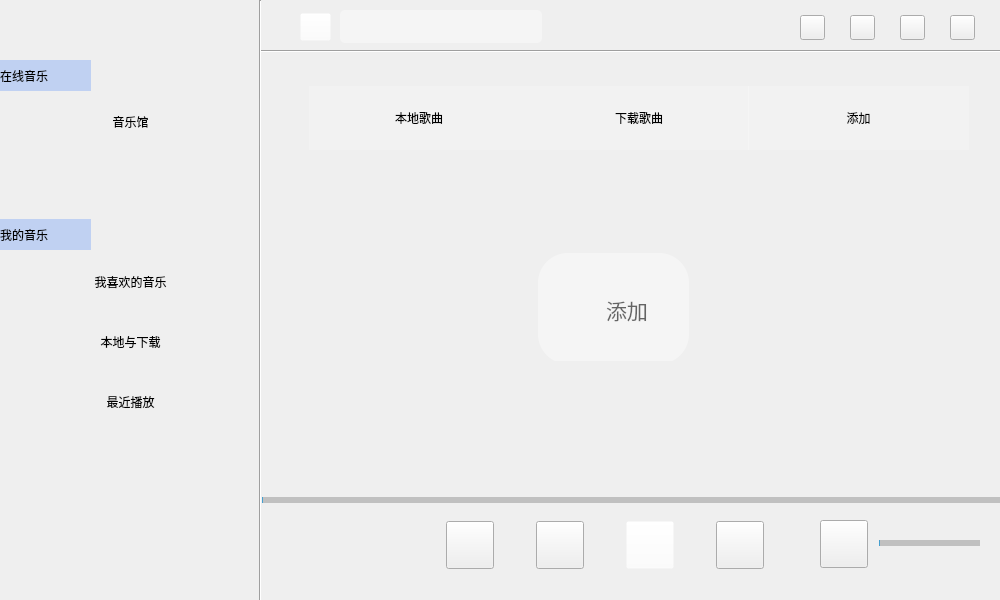
<?xml version="1.0" encoding="UTF-8"?>
<ui version="4.0">
 <class>music</class>
 <widget class="QWidget" name="music">
  <property name="geometry">
   <rect>
    <x>0</x>
    <y>0</y>
    <width>1000</width>
    <height>600</height>
   </rect>
  </property>
  <property name="minimumSize">
   <size>
    <width>1000</width>
    <height>600</height>
   </size>
  </property>
  <property name="maximumSize">
   <size>
    <width>1000</width>
    <height>600</height>
   </size>
  </property>
  <property name="windowTitle">
   <string>music</string>
  </property>
  <property name="styleSheet">
   <string notr="true"/>
  </property>
  <widget class="Line" name="line">
   <property name="geometry">
    <rect>
     <x>250</x>
     <y>0</y>
     <width>20</width>
     <height>601</height>
    </rect>
   </property>
   <property name="orientation">
    <enum>Qt::Vertical</enum>
   </property>
  </widget>
  <widget class="Line" name="line_2">
   <property name="geometry">
    <rect>
     <x>260</x>
     <y>41</y>
     <width>741</width>
     <height>21</height>
    </rect>
   </property>
   <property name="orientation">
    <enum>Qt::Horizontal</enum>
   </property>
  </widget>
  <widget class="QWidget" name="widget1" native="true">
   <property name="geometry">
    <rect>
     <x>400</x>
     <y>510</y>
     <width>471</width>
     <height>71</height>
    </rect>
   </property>
   <property name="styleSheet">
    <string notr="true"/>
   </property>
   <widget class="QPushButton" name="modeButton_2">
    <property name="geometry">
     <rect>
      <x>46</x>
      <y>11</y>
      <width>48</width>
      <height>48</height>
     </rect>
    </property>
    <property name="minimumSize">
     <size>
      <width>48</width>
      <height>48</height>
     </size>
    </property>
    <property name="maximumSize">
     <size>
      <width>48</width>
      <height>48</height>
     </size>
    </property>
    <property name="autoFillBackground">
     <bool>false</bool>
    </property>
    <property name="styleSheet">
     <string notr="true">
QPushButton{border-image: url(:/22.png);}



</string>
    </property>
    <property name="text">
     <string/>
    </property>
    <property name="checkable">
     <bool>true</bool>
    </property>
   </widget>
   <widget class="QPushButton" name="preButton">
    <property name="geometry">
     <rect>
      <x>136</x>
      <y>11</y>
      <width>48</width>
      <height>48</height>
     </rect>
    </property>
    <property name="minimumSize">
     <size>
      <width>48</width>
      <height>48</height>
     </size>
    </property>
    <property name="maximumSize">
     <size>
      <width>48</width>
      <height>48</height>
     </size>
    </property>
    <property name="autoFillBackground">
     <bool>false</bool>
    </property>
    <property name="styleSheet">
     <string notr="true">
QPushButton{border-image: url(:/5.png);}
QPushButton:hover{border-image: url(:/14.png);}</string>
    </property>
    <property name="text">
     <string/>
    </property>
   </widget>
   <widget class="QPushButton" name="playButton_4">
    <property name="geometry">
     <rect>
      <x>226</x>
      <y>11</y>
      <width>48</width>
      <height>48</height>
     </rect>
    </property>
    <property name="minimumSize">
     <size>
      <width>48</width>
      <height>48</height>
     </size>
    </property>
    <property name="maximumSize">
     <size>
      <width>48</width>
      <height>48</height>
     </size>
    </property>
    <property name="autoFillBackground">
     <bool>false</bool>
    </property>
    <property name="styleSheet">
     <string notr="true">
QPushButton{
border-image: url(:/1.png);
background-color: rgba(255, 255, 255, 0);
}
QPushButton:hover{
image: url(:/13.png);
background-color: rgba(255, 255, 255, 0);
}</string>
    </property>
    <property name="text">
     <string/>
    </property>
    <property name="checkable">
     <bool>true</bool>
    </property>
    <property name="checked">
     <bool>false</bool>
    </property>
   </widget>
   <widget class="QPushButton" name="nextButton_3">
    <property name="geometry">
     <rect>
      <x>316</x>
      <y>11</y>
      <width>48</width>
      <height>48</height>
     </rect>
    </property>
    <property name="minimumSize">
     <size>
      <width>48</width>
      <height>48</height>
     </size>
    </property>
    <property name="maximumSize">
     <size>
      <width>48</width>
      <height>48</height>
     </size>
    </property>
    <property name="autoFillBackground">
     <bool>false</bool>
    </property>
    <property name="styleSheet">
     <string notr="true">QPushButton{border-image: url(:/7.png);}
QPushButton:hover{border-image: url(:/15.png);}</string>
    </property>
    <property name="text">
     <string/>
    </property>
   </widget>
   <widget class="QPushButton" name="voice">
    <property name="geometry">
     <rect>
      <x>420</x>
      <y>10</y>
      <width>48</width>
      <height>48</height>
     </rect>
    </property>
    <property name="minimumSize">
     <size>
      <width>48</width>
      <height>48</height>
     </size>
    </property>
    <property name="maximumSize">
     <size>
      <width>48</width>
      <height>48</height>
     </size>
    </property>
    <property name="autoFillBackground">
     <bool>false</bool>
    </property>
    <property name="styleSheet">
     <string notr="true">QPushButton{border-image: url(:/52.png);}
QPushButton:hover{border-image: url(:/21.png);}
</string>
    </property>
    <property name="text">
     <string/>
    </property>
    <property name="checkable">
     <bool>true</bool>
    </property>
   </widget>
   <zorder>modeButton_2</zorder>
   <zorder>preButton</zorder>
   <zorder>nextButton_3</zorder>
   <zorder>voice</zorder>
   <zorder>playButton_4</zorder>
  </widget>
  <widget class="QPushButton" name="recentPlay">
   <property name="geometry">
    <rect>
     <x>0</x>
     <y>370</y>
     <width>261</width>
     <height>64</height>
    </rect>
   </property>
   <property name="minimumSize">
    <size>
     <width>0</width>
     <height>64</height>
    </size>
   </property>
   <property name="maximumSize">
    <size>
     <width>16777215</width>
     <height>64</height>
    </size>
   </property>
   <property name="styleSheet">
    <string notr="true">
QPushButton{
background-color: rgba(255, 255, 255, 5);
border-radius:15px;
font: 290 16pt &quot;微软雅黑 Light&quot;;
}

QPushButton:hover{background-color: rgba(177, 177, 177, 100);}

</string>
   </property>
   <property name="text">
    <string>最近播放</string>
   </property>
  </widget>
  <widget class="QPushButton" name="download">
   <property name="geometry">
    <rect>
     <x>0</x>
     <y>310</y>
     <width>261</width>
     <height>64</height>
    </rect>
   </property>
   <property name="minimumSize">
    <size>
     <width>0</width>
     <height>64</height>
    </size>
   </property>
   <property name="maximumSize">
    <size>
     <width>16777215</width>
     <height>64</height>
    </size>
   </property>
   <property name="styleSheet">
    <string notr="true">
QPushButton{
background-color: rgba(255, 255, 255, 5);
border-radius:15px;
font: 290 16pt &quot;微软雅黑 Light&quot;;
}

QPushButton:hover{background-color: rgba(177, 177, 177, 100);}

</string>
   </property>
   <property name="text">
    <string>本地与下载</string>
   </property>
  </widget>
  <widget class="QPushButton" name="loveMusic">
   <property name="geometry">
    <rect>
     <x>0</x>
     <y>250</y>
     <width>261</width>
     <height>64</height>
    </rect>
   </property>
   <property name="minimumSize">
    <size>
     <width>0</width>
     <height>64</height>
    </size>
   </property>
   <property name="maximumSize">
    <size>
     <width>16777215</width>
     <height>64</height>
    </size>
   </property>
   <property name="styleSheet">
    <string notr="true">
QPushButton{
background-color: rgba(255, 255, 255, 5);
border-radius:15px;
font: 290 16pt &quot;微软雅黑 Light&quot;;
}

QPushButton:hover{background-color: rgba(177, 177, 177, 100);}

</string>
   </property>
   <property name="text">
    <string>我喜欢的音乐</string>
   </property>
  </widget>
  <widget class="QLabel" name="lovePic">
   <property name="geometry">
    <rect>
     <x>10</x>
     <y>267</y>
     <width>31</width>
     <height>31</height>
    </rect>
   </property>
   <property name="styleSheet">
    <string notr="true">image: url(:/17.png);</string>
   </property>
   <property name="text">
    <string/>
   </property>
  </widget>
  <widget class="QLabel" name="downloadPic">
   <property name="geometry">
    <rect>
     <x>10</x>
     <y>330</y>
     <width>31</width>
     <height>31</height>
    </rect>
   </property>
   <property name="styleSheet">
    <string notr="true">image: url(:/18.png);</string>
   </property>
   <property name="text">
    <string/>
   </property>
  </widget>
  <widget class="QLabel" name="rencentPic">
   <property name="geometry">
    <rect>
     <x>10</x>
     <y>390</y>
     <width>31</width>
     <height>31</height>
    </rect>
   </property>
   <property name="styleSheet">
    <string notr="true">image: url(:/16.png);</string>
   </property>
   <property name="text">
    <string/>
   </property>
  </widget>
  <widget class="QLabel" name="backgroundPic">
   <property name="geometry">
    <rect>
     <x>0</x>
     <y>0</y>
     <width>1000</width>
     <height>600</height>
    </rect>
   </property>
   <property name="styleSheet">
    <string notr="true">border-image: url(:/49.png);</string>
   </property>
   <property name="text">
    <string/>
   </property>
  </widget>
  <widget class="playslider" name="playSlider">
   <property name="geometry">
    <rect>
     <x>262</x>
     <y>490</y>
     <width>750</width>
     <height>20</height>
    </rect>
   </property>
   <property name="styleSheet">
    <string notr="true">QSlider::handle:horizontal{
        border-radius:0px;
		width: 10px; 
	    background-color: rgba(255, 255, 255, 0);
        margin: -5px -5px -5px -5px;
} 

QSlider::handle:horizontal:hover{ 
		width:  15px; 
 		border-image:url(:/53.png);
        margin: -5px -5px -5px -5px;
} 
QSlider::groove:horizontal{ 
		height: 6px; 
		left: 0px; 
		right: 0px; 
		border:0px;
	    border-radius:6px;
		background:rgba(0,0,0,50);
 } 
QSlider::sub-page:horizontal{
	background-color: rgba(18, 146, 214, 180);
}
</string>
   </property>
   <property name="orientation">
    <enum>Qt::Horizontal</enum>
   </property>
  </widget>
  <widget class="QStackedWidget" name="stackedWidget">
   <property name="geometry">
    <rect>
     <x>269</x>
     <y>76</y>
     <width>731</width>
     <height>399</height>
    </rect>
   </property>
   <property name="styleSheet">
    <string notr="true">background-color: rgba(255, 255, 255, 0);</string>
   </property>
   <property name="currentIndex">
    <number>0</number>
   </property>
   <widget class="QWidget" name="downloadPage">
    <widget class="QPushButton" name="localSings">
     <property name="geometry">
      <rect>
       <x>40</x>
       <y>10</y>
       <width>220</width>
       <height>64</height>
      </rect>
     </property>
     <property name="minimumSize">
      <size>
       <width>0</width>
       <height>64</height>
      </size>
     </property>
     <property name="maximumSize">
      <size>
       <width>16777215</width>
       <height>64</height>
      </size>
     </property>
     <property name="styleSheet">
      <string notr="true">
QPushButton{
background-color: rgba(255, 255, 255, 50);
border-radius:0px;
font: 290 12pt &quot;微软雅黑 Light&quot;;
}

QPushButton:hover{background-color: rgba(177, 177, 177, 100);}

</string>
     </property>
     <property name="text">
      <string>本地歌曲</string>
     </property>
    </widget>
    <widget class="QPushButton" name="downloadedSings">
     <property name="geometry">
      <rect>
       <x>260</x>
       <y>10</y>
       <width>220</width>
       <height>64</height>
      </rect>
     </property>
     <property name="minimumSize">
      <size>
       <width>0</width>
       <height>64</height>
      </size>
     </property>
     <property name="maximumSize">
      <size>
       <width>16777215</width>
       <height>64</height>
      </size>
     </property>
     <property name="styleSheet">
      <string notr="true">
QPushButton{
background-color: rgba(255, 255, 255, 50);
border-radius:0px;
font: 290 12pt &quot;微软雅黑 Light&quot;;
}

QPushButton:hover{background-color: rgba(177, 177, 177, 100);}

</string>
     </property>
     <property name="text">
      <string>下载歌曲</string>
     </property>
    </widget>
    <widget class="QStackedWidget" name="stackedWidget_2">
     <property name="geometry">
      <rect>
       <x>0</x>
       <y>74</y>
       <width>731</width>
       <height>320</height>
      </rect>
     </property>
     <property name="currentIndex">
      <number>0</number>
     </property>
     <widget class="QWidget" name="page">
      <widget class="QWidget" name="widget_3" native="true">
       <property name="geometry">
        <rect>
         <x>259</x>
         <y>100</y>
         <width>161</width>
         <height>111</height>
        </rect>
       </property>
       <widget class="QLabel" name="label">
        <property name="geometry">
         <rect>
          <x>20</x>
          <y>40</y>
          <width>61</width>
          <height>41</height>
         </rect>
        </property>
        <property name="styleSheet">
         <string notr="true">image: url(:/23.png);</string>
        </property>
        <property name="text">
         <string>&lt;html&gt;&lt;head/&gt;&lt;body&gt;&lt;p&gt;&lt;br/&gt;&lt;/p&gt;&lt;/body&gt;&lt;/html&gt;</string>
        </property>
       </widget>
       <widget class="QLabel" name="label_2">
        <property name="geometry">
         <rect>
          <x>78</x>
          <y>40</y>
          <width>61</width>
          <height>41</height>
         </rect>
        </property>
        <property name="text">
         <string>&lt;html&gt;&lt;head/&gt;&lt;body&gt;&lt;p&gt;&lt;span style=&quot; font-size:16pt;&quot;&gt;添加&lt;/span&gt;&lt;/p&gt;&lt;/body&gt;&lt;/html&gt;</string>
        </property>
       </widget>
       <widget class="QPushButton" name="addButton">
        <property name="geometry">
         <rect>
          <x>10</x>
          <y>3</y>
          <width>151</width>
          <height>111</height>
         </rect>
        </property>
        <property name="styleSheet">
         <string notr="true">
QPushButton{
background-color: rgba(255, 255, 255, 100);
border-radius:30px;
font: 290 16pt &quot;微软雅黑 Light&quot;;
}

QPushButton:hover{background-color: rgba(177, 177, 177, 100);}

</string>
        </property>
        <property name="text">
         <string/>
        </property>
       </widget>
      </widget>
     </widget>
     <widget class="QWidget" name="page_3"/>
     <widget class="QWidget" name="page_2">
      <widget class="QListWidget" name="musicList">
       <property name="geometry">
        <rect>
         <x>40</x>
         <y>26</y>
         <width>661</width>
         <height>301</height>
        </rect>
       </property>
       <property name="styleSheet">
        <string notr="true">QListWidget{
background-color:rgba(177, 177, 177, 100);
border-radius:0px;
font: 700 16pt &quot;微软雅黑&quot;;
}
QListWidget::Item{
	height:40px;
}</string>
       </property>
      </widget>
      <widget class="QWidget" name="widget_4" native="true">
       <property name="geometry">
        <rect>
         <x>40</x>
         <y>0</y>
         <width>661</width>
         <height>26</height>
        </rect>
       </property>
       <property name="styleSheet">
        <string notr="true"/>
       </property>
       <widget class="QLabel" name="label_4">
        <property name="geometry">
         <rect>
          <x>0</x>
          <y>0</y>
          <width>3295</width>
          <height>26</height>
         </rect>
        </property>
        <property name="styleSheet">
         <string notr="true">color: rgb(255, 255, 255);
background-color:rgba(177, 177, 177, 100);
font: 12pt &quot;Microsoft YaHei UI&quot;;</string>
        </property>
        <property name="text">
         <string>  歌曲</string>
        </property>
       </widget>
       <widget class="QLabel" name="label_3">
        <property name="geometry">
         <rect>
          <x>324</x>
          <y>0</y>
          <width>331</width>
          <height>26</height>
         </rect>
        </property>
        <property name="styleSheet">
         <string notr="true">color: rgb(255, 255, 255);
background-color:rgba(177, 177, 177, 0);
font: 12pt &quot;Microsoft YaHei UI&quot;;</string>
        </property>
        <property name="text">
         <string>歌手</string>
        </property>
       </widget>
      </widget>
     </widget>
     <widget class="QWidget" name="page_4">
      <widget class="QWidget" name="widget_5" native="true">
       <property name="geometry">
        <rect>
         <x>40</x>
         <y>0</y>
         <width>661</width>
         <height>26</height>
        </rect>
       </property>
       <property name="styleSheet">
        <string notr="true"/>
       </property>
       <widget class="QLabel" name="label_8">
        <property name="geometry">
         <rect>
          <x>0</x>
          <y>0</y>
          <width>3295</width>
          <height>26</height>
         </rect>
        </property>
        <property name="styleSheet">
         <string notr="true">color: rgb(255, 255, 255);
background-color:rgba(177, 177, 177, 100);
font: 12pt &quot;Microsoft YaHei UI&quot;;</string>
        </property>
        <property name="text">
         <string>  歌曲</string>
        </property>
       </widget>
       <widget class="QLabel" name="label_9">
        <property name="geometry">
         <rect>
          <x>324</x>
          <y>0</y>
          <width>331</width>
          <height>26</height>
         </rect>
        </property>
        <property name="styleSheet">
         <string notr="true">color: rgb(255, 255, 255);
background-color:rgba(177, 177, 177, 0);
font: 12pt &quot;Microsoft YaHei UI&quot;;</string>
        </property>
        <property name="text">
         <string>歌手</string>
        </property>
       </widget>
      </widget>
      <widget class="QListWidget" name="musicList2">
       <property name="geometry">
        <rect>
         <x>40</x>
         <y>26</y>
         <width>661</width>
         <height>301</height>
        </rect>
       </property>
       <property name="styleSheet">
        <string notr="true">QListWidget{
background-color:rgba(177, 177, 177, 100);
border-radius:0px;
font: 700 16pt &quot;微软雅黑&quot;;
}
QListWidget::Item{
	height:40px;
}</string>
       </property>
      </widget>
     </widget>
    </widget>
    <widget class="QWidget" name="addWidget" native="true">
     <property name="geometry">
      <rect>
       <x>479</x>
       <y>10</y>
       <width>225</width>
       <height>65</height>
      </rect>
     </property>
     <widget class="QLabel" name="label_6">
      <property name="geometry">
       <rect>
        <x>40</x>
        <y>20</y>
        <width>61</width>
        <height>31</height>
       </rect>
      </property>
      <property name="styleSheet">
       <string notr="true">image: url(:/23.png);</string>
      </property>
      <property name="text">
       <string>&lt;html&gt;&lt;head/&gt;&lt;body&gt;&lt;p&gt;&lt;br/&gt;&lt;/p&gt;&lt;/body&gt;&lt;/html&gt;</string>
      </property>
     </widget>
     <widget class="QPushButton" name="addAgainButton">
      <property name="geometry">
       <rect>
        <x>0</x>
        <y>0</y>
        <width>221</width>
        <height>64</height>
       </rect>
      </property>
      <property name="minimumSize">
       <size>
        <width>0</width>
        <height>64</height>
       </size>
      </property>
      <property name="maximumSize">
       <size>
        <width>16777215</width>
        <height>64</height>
       </size>
      </property>
      <property name="styleSheet">
       <string notr="true">
QPushButton{
background-color: rgba(255, 255, 255, 50);
border-radius:0px;
font: 290 12pt &quot;微软雅黑 Light&quot;;
}

QPushButton:hover{background-color: rgba(177, 177, 177, 100);}

</string>
      </property>
      <property name="text">
       <string>添加</string>
      </property>
     </widget>
    </widget>
   </widget>
   <widget class="QWidget" name="musicHomePage"/>
   <widget class="QWidget" name="rencentpage"/>
   <widget class="QWidget" name="lovePage"/>
  </widget>
  <widget class="mySlider" name="voiceSlider">
   <property name="geometry">
    <rect>
     <x>879</x>
     <y>533</y>
     <width>101</width>
     <height>20</height>
    </rect>
   </property>
   <property name="styleSheet">
    <string notr="true">QSlider::groove:horizontal{ 
		height: 6px; 
		left: 0px; 
		right: 0px; 
		border:0px;
	    border-radius:6px;
		background:rgba(0,0,0,50);
 } 
    
QSlider::handle:horizontal{ 
        border-radius:0px;
		width:  15px; 
 		border-image:url(:/53.png);
        margin: -5px -5px -5px -5px;
} 
QSlider::sub-page:horizontal{
	background-color: rgba(18, 146, 214, 180);
}
</string>
   </property>
   <property name="orientation">
    <enum>Qt::Horizontal</enum>
   </property>
  </widget>
  <widget class="QLabel" name="positionLabel">
   <property name="geometry">
    <rect>
     <x>270</x>
     <y>470</y>
     <width>69</width>
     <height>20</height>
    </rect>
   </property>
   <property name="text">
    <string/>
   </property>
  </widget>
  <widget class="QLabel" name="durationLabel">
   <property name="geometry">
    <rect>
     <x>940</x>
     <y>470</y>
     <width>69</width>
     <height>20</height>
    </rect>
   </property>
   <property name="styleSheet">
    <string notr="true"/>
   </property>
   <property name="text">
    <string/>
   </property>
  </widget>
  <widget class="QLabel" name="coverArtImage">
   <property name="geometry">
    <rect>
     <x>330</x>
     <y>510</y>
     <width>69</width>
     <height>61</height>
    </rect>
   </property>
   <property name="text">
    <string/>
   </property>
  </widget>
  <widget class="QPushButton" name="closeButton">
   <property name="geometry">
    <rect>
     <x>950</x>
     <y>15</y>
     <width>25</width>
     <height>25</height>
    </rect>
   </property>
   <property name="styleSheet">
    <string notr="true">
QPushButton{border-image:  url(:/24.png);}
QPushButton:hover{
border-image: url(:/32.png);
}</string>
   </property>
   <property name="text">
    <string/>
   </property>
  </widget>
  <widget class="QPushButton" name="maxButton">
   <property name="geometry">
    <rect>
     <x>900</x>
     <y>15</y>
     <width>25</width>
     <height>25</height>
    </rect>
   </property>
   <property name="styleSheet">
    <string notr="true">

QPushButton{border-image:  url(:/25.png);}
QPushButton:hover{
border-image: url(:/31.png);
}</string>
   </property>
   <property name="text">
    <string/>
   </property>
  </widget>
  <widget class="QPushButton" name="minButton">
   <property name="geometry">
    <rect>
     <x>850</x>
     <y>15</y>
     <width>25</width>
     <height>25</height>
    </rect>
   </property>
   <property name="styleSheet">
    <string notr="true">
QPushButton{border-image:  url(:/26.png);}
QPushButton:hover{
border-image: url(:/30.png);
}</string>
   </property>
   <property name="text">
    <string/>
   </property>
  </widget>
  <widget class="QPushButton" name="musicHome">
   <property name="geometry">
    <rect>
     <x>0</x>
     <y>90</y>
     <width>261</width>
     <height>64</height>
    </rect>
   </property>
   <property name="minimumSize">
    <size>
     <width>0</width>
     <height>64</height>
    </size>
   </property>
   <property name="maximumSize">
    <size>
     <width>16777215</width>
     <height>64</height>
    </size>
   </property>
   <property name="styleSheet">
    <string notr="true">
QPushButton{
background-color: rgba(255, 255, 255, 5);
border-radius:15px;
font: 290 16pt &quot;微软雅黑 Light&quot;;
}

QPushButton:hover{background-color: rgba(177, 177, 177, 100);}

</string>
   </property>
   <property name="text">
    <string>音乐馆</string>
   </property>
  </widget>
  <widget class="QLabel" name="label_5">
   <property name="geometry">
    <rect>
     <x>0</x>
     <y>219</y>
     <width>91</width>
     <height>31</height>
    </rect>
   </property>
   <property name="styleSheet">
    <string notr="true">font: 290 12pt &quot;微软雅黑 Light&quot;;
background-color: rgba(0, 85, 255, 50);</string>
   </property>
   <property name="text">
    <string>我的音乐</string>
   </property>
  </widget>
  <widget class="QLabel" name="label_7">
   <property name="geometry">
    <rect>
     <x>0</x>
     <y>60</y>
     <width>91</width>
     <height>31</height>
    </rect>
   </property>
   <property name="styleSheet">
    <string notr="true">font: 290 12pt &quot;微软雅黑 Light&quot;;
background-color: rgba(0, 85, 255, 50);</string>
   </property>
   <property name="text">
    <string>在线音乐</string>
   </property>
  </widget>
  <widget class="QPushButton" name="backgroundChangeButton">
   <property name="geometry">
    <rect>
     <x>800</x>
     <y>15</y>
     <width>25</width>
     <height>25</height>
    </rect>
   </property>
   <property name="styleSheet">
    <string notr="true">
QPushButton{border-image:  url(:/45.png);}
QPushButton:hover{
border-image: url(:/46.png);
}</string>
   </property>
   <property name="text">
    <string/>
   </property>
  </widget>
  <widget class="QLineEdit" name="lineEdit">
   <property name="geometry">
    <rect>
     <x>340</x>
     <y>10</y>
     <width>202</width>
     <height>33</height>
    </rect>
   </property>
   <property name="styleSheet">
    <string notr="true">
QLineEdit{
background-color: rgba(255, 255, 255, 100);
border-radius:5px;
font: 290 12pt &quot;微软雅黑 Light&quot;;
}

QLineEdit:hover{background-color: rgba(177, 177, 177, 100);}
</string>
   </property>
  </widget>
  <widget class="QPushButton" name="pushButton">
   <property name="geometry">
    <rect>
     <x>300</x>
     <y>13</y>
     <width>31</width>
     <height>28</height>
    </rect>
   </property>
   <property name="styleSheet">
    <string notr="true">background-color: rgba(255, 255, 255, 0);
border-image: url(:/54.png);</string>
   </property>
   <property name="text">
    <string/>
   </property>
  </widget>
  <zorder>backgroundPic</zorder>
  <zorder>line_2</zorder>
  <zorder>widget1</zorder>
  <zorder>recentPlay</zorder>
  <zorder>download</zorder>
  <zorder>loveMusic</zorder>
  <zorder>lovePic</zorder>
  <zorder>downloadPic</zorder>
  <zorder>rencentPic</zorder>
  <zorder>stackedWidget</zorder>
  <zorder>positionLabel</zorder>
  <zorder>durationLabel</zorder>
  <zorder>coverArtImage</zorder>
  <zorder>closeButton</zorder>
  <zorder>maxButton</zorder>
  <zorder>minButton</zorder>
  <zorder>line</zorder>
  <zorder>musicHome</zorder>
  <zorder>label_5</zorder>
  <zorder>label_7</zorder>
  <zorder>backgroundChangeButton</zorder>
  <zorder>voiceSlider</zorder>
  <zorder>playSlider</zorder>
  <zorder>lineEdit</zorder>
  <zorder>pushButton</zorder>
 </widget>
 <customwidgets>
  <customwidget>
   <class>mySlider</class>
   <extends>QSlider</extends>
   <header>myslider.h</header>
  </customwidget>
  <customwidget>
   <class>playslider</class>
   <extends>QSlider</extends>
   <header>playslider.h</header>
  </customwidget>
 </customwidgets>
 <resources/>
 <connections/>
</ui>
